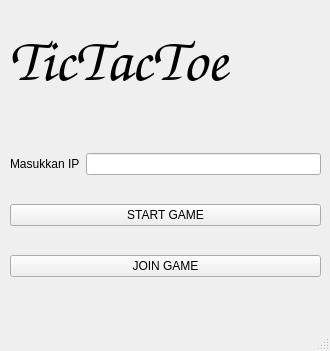
<?xml version="1.0" encoding="UTF-8"?>
<ui version="4.0">
 <class>MainWindow</class>
 <widget class="QMainWindow" name="MainWindow">
  <property name="geometry">
   <rect>
    <x>0</x>
    <y>0</y>
    <width>330</width>
    <height>351</height>
   </rect>
  </property>
  <property name="windowTitle">
   <string>MainWindow</string>
  </property>
  <widget class="QWidget" name="centralwidget">
   <widget class="QWidget" name="widget" native="true">
    <property name="geometry">
     <rect>
      <x>0</x>
      <y>0</y>
      <width>330</width>
      <height>330</height>
     </rect>
    </property>
    <widget class="QWidget" name="layoutWidget">
     <property name="geometry">
      <rect>
       <x>10</x>
       <y>130</y>
       <width>311</width>
       <height>171</height>
      </rect>
     </property>
     <layout class="QVBoxLayout" name="verticalLayout">
      <item>
       <layout class="QHBoxLayout" name="horizontalLayout">
        <item>
         <widget class="QLabel" name="label_ip">
          <property name="text">
           <string>Masukkan IP</string>
          </property>
         </widget>
        </item>
        <item>
         <widget class="QLineEdit" name="edit_ip"/>
        </item>
       </layout>
      </item>
      <item>
       <widget class="QPushButton" name="button_start">
        <property name="text">
         <string>START GAME</string>
        </property>
       </widget>
      </item>
      <item>
       <widget class="QPushButton" name="button_join">
        <property name="text">
         <string>JOIN GAME</string>
        </property>
       </widget>
      </item>
     </layout>
    </widget>
    <widget class="QLabel" name="label">
     <property name="geometry">
      <rect>
       <x>9</x>
       <y>10</y>
       <width>311</width>
       <height>100</height>
      </rect>
     </property>
     <property name="font">
      <font>
       <family>Comic Sans MS</family>
       <pointsize>46</pointsize>
       <weight>75</weight>
       <bold>true</bold>
      </font>
     </property>
     <property name="text">
      <string>TicTacToe</string>
     </property>
    </widget>
   </widget>
  </widget>
  <widget class="QMenuBar" name="menubar">
   <property name="geometry">
    <rect>
     <x>0</x>
     <y>0</y>
     <width>330</width>
     <height>21</height>
    </rect>
   </property>
  </widget>
  <widget class="QStatusBar" name="statusbar"/>
 </widget>
 <resources/>
 <connections/>
</ui>
